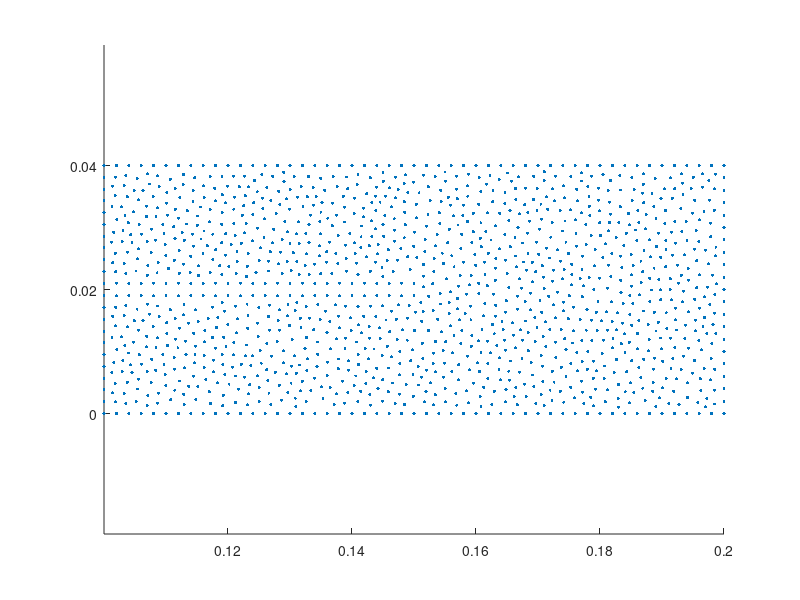

Write the MATLAB code that produced this figure. (Note: this script raises an error after producing the figure.)
% generate the mesh

%script

clear all
close all

single_particle = 1
%multiple_particle = 1

%geometry = 'sodalime'
%geometry = 'circle'

%delta = 0.002;	% for glass slab
%delta = 0.012;	% peridynamic horizon
%delta = 0.25;	% for the unit circle 
load('delta.mat')

%meshsize = delta/3;
load('meshsize.mat')


disp ('Loading matrices: Pos.mat, Vol.mat, T.mat\n')
load('Pos.mat')
load('Vol.mat')
load('T.mat')
load('geometry.mat')

scatter(Pos(:,1), Pos(:,2), 5, 'filled')
axis equal

disp 'Press key to continue'
pause

% generate the neighbor-list
[NbdArr] = gen_nbdlist(Pos, delta);

disp('Max neighbors') 
size(NbdArr)
disp 'Press key to continue'
pause

% get the position and relative distances of the neighbors
[Nbd_xi_1, Nbd_xi_2, Nbd_xi_norm, NbdVol] = precomputation(NbdArr, Pos, Vol);
disp 'Precomputation done.'

% get the constant external force for the nodes
[extforce] = external_force(geometry, Pos, NbdArr, delta);
disp 'Press key to continue'
pause

if single_particle == 1
    % need initial condition
    [NbdArr_out, u0] = simulate(Pos, NbdArr, Vol, extforce, delta, Nbd_xi_1, Nbd_xi_2, Nbd_xi_norm);
elseif	multiple_particle == 1

    % simulate multiple particles

    % scaling, shifting, rotation
    total_particles = 3;

    particle_scaling = ones(total_particles, 1);
    particle_rotation = zeros(total_particles, 1);
    particle_shift = [0, 0; 0, 3; 2, 1];

    %[NbdArr_out, u0] = simulateMultiple(Pos, NbdArr, Vol, extforce, delta, Nbd_xi_1, Nbd_xi_2, Nbd_xi_norm);
end


